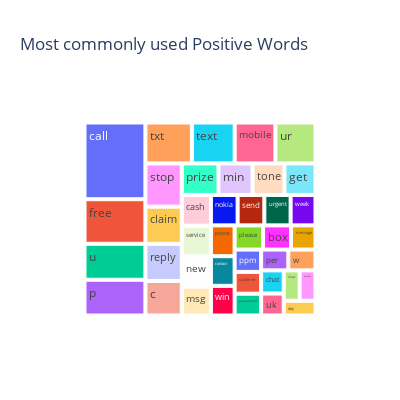

Notebook cell for this chart:
### Code cell
import plotly.express as px

px.treemap(spam_common_words, 
           path=['Word'], values='count',
           title='Most commonly used Positive Words',
          width=400, height=400)

### Figure 1 — Plotly figure (JSON) as saved in the notebook; plotly's stock layout.template omitted (floating-point values rounded to 4 significant figures)
{"data": [{"branchvalues": "total", "domain": {"x": [0, 1], "y": [0, 1]}, "hovertemplate": "labels=%{label}<br>count=%{value}<br>parent=%{parent}<br>id=%{id}<extra></extra>", "ids": ["box", "c", "call", "cash", "chat", "claim", "contact", "customer", "day", "draw", "free", "get", "guaranteed", "message", "min", "mobile", "msg", "new", "nokia", "number", "p", "per", "phone", "please", "ppm", "prize", "reply", "send", "service", "stop", "text", "tone", "txt", "u", "uk", "ur", "urgent", "w", "week", "win"], "labels": ["box", "c", "call", "cash", "chat", "claim", "contact", "customer", "day", "draw", "free", "get", "guaranteed", "message", "min", "mobile", "msg", "new", "nokia", "number", "p", "per", "phone", "please", "ppm", "prize", "reply", "send", "service", "stop", "text", "tone", "txt", "u", "uk", "ur", "urgent", "w", "week", "win"], "name": "", "parents": ["", "", "", "", "", "", "", "", "", "", "", "", "", "", "", "", "", "", "", "", "", "", "", "", "", "", "", "", "", "", "", "", "", "", "", "", "", "", "", ""], "type": "treemap", "values": [49, 91, 339, 65, 38, 98, 51, 42, 34, 35, 197, 71, 42, 43, 78, 121, 61, 64, 59, 35, 158, 41, 53, 50, 43, 84, 98, 59, 65, 114, 127, 73, 138, 159, 36, 119, 58, 41, 55, 51]}], "layout": {"height": 400, "legend": {"tracegroupgap": 0}, "title": {"text": "Most commonly used Positive Words"}, "width": 400}}
